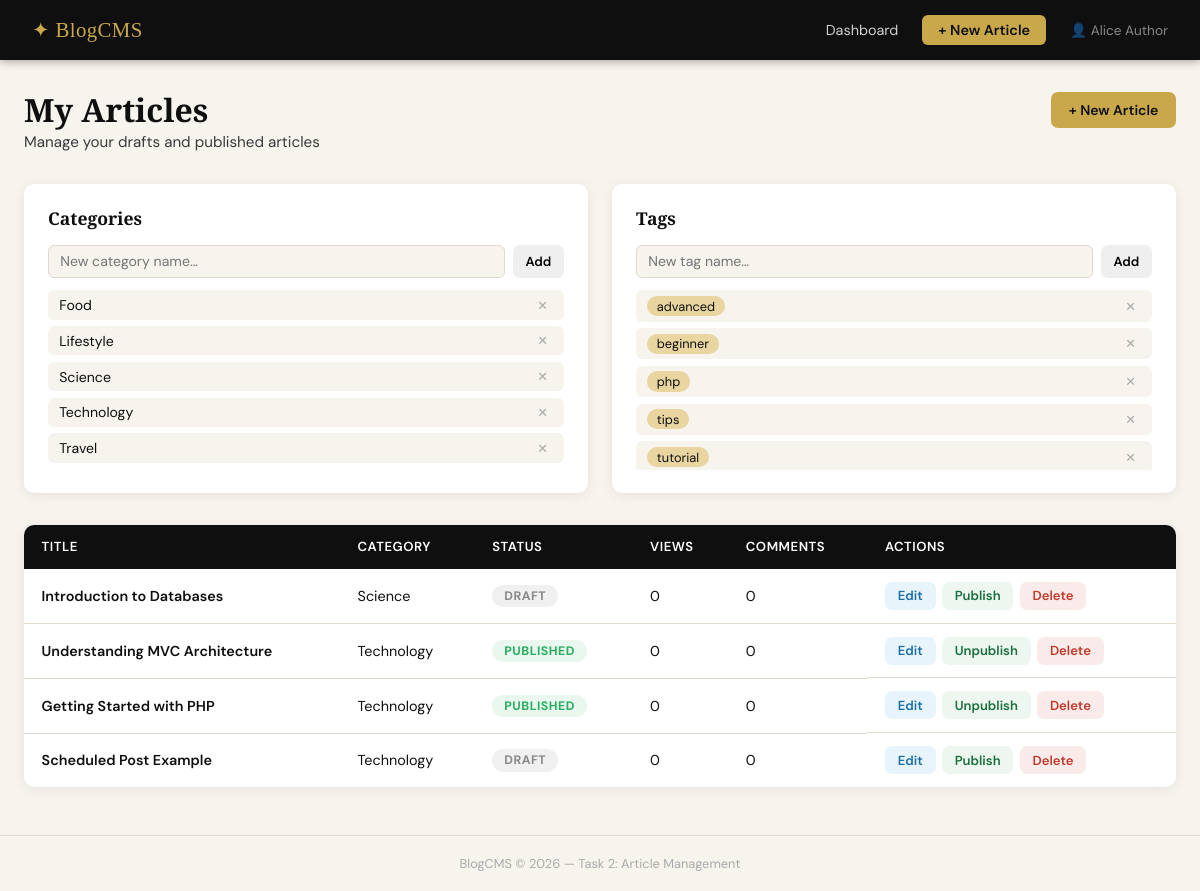
/controllers/ArticleController.php?action=dashboard (signed in), run on the app's committed database.
### tables this page shows
CREATE TABLE IF NOT EXISTS categories (
  id   INT AUTO_INCREMENT PRIMARY KEY,
  name VARCHAR(100) NOT NULL UNIQUE
);

CREATE TABLE IF NOT EXISTS tags (
  id   INT AUTO_INCREMENT PRIMARY KEY,
  name VARCHAR(100) NOT NULL UNIQUE
);

CREATE TABLE IF NOT EXISTS articles (
  id                  INT AUTO_INCREMENT PRIMARY KEY,
  author_id           INT NOT NULL,
  category_id         INT,
  title               VARCHAR(255) NOT NULL,
  body                TEXT         NOT NULL,
  featured_image_path VARCHAR(255),
  status              ENUM('draft','published') NOT NULL DEFAULT 'draft',
  publish_at          DATETIME,
  view_count          INT NOT NULL DEFAULT 0,
  created_at          DATETIME NOT NULL DEFAULT CURRENT_TIMESTAMP,
  FOREIGN KEY (author_id)   REFERENCES users(id)      ON DELETE CASCADE,
  FOREIGN KEY (category_id) REFERENCES categories(id) ON DELETE SET NULL
);

### config/database.php (called while the page is built, shortened)
<?php
function getDB(): PDO {
    static $pdo = null;
    if ($pdo === null) {
        $dsn = "mysql:host=" . DB_HOST . ";port=" . DB_PORT
             . ";dbname=" . DB_NAME . ";charset=" . DB_CHARSET;
        $options = [
            PDO::ATTR_ERRMODE            => PDO::ERRMODE_EXCEPTION,
            PDO::ATTR_DEFAULT_FETCH_MODE => PDO::FETCH_ASSOC,
            PDO::ATTR_EMULATE_PREPARES   => false,
        ];
        try {
            $pdo = new PDO($dsn, DB_USER, DB_PASS, $options);
        } catch (PDOException $e) {
            http_response_code(500);
            die(json_encode(['error' => 'Database connection failed: ' . $e->getMessage()]));
        }
    }
    return $pdo;
}

### models/CategoryModel.php (called while the page is built, shortened)
<?php
require_once __DIR__ . '/../config/database.php';
class CategoryModel {
    private PDO $db;
    public function __construct() {
        $this->db = getDB();
    }
    public function getAll(): array {
        return $this->db->query("SELECT * FROM categories ORDER BY name")->fetchAll();
    }
}

### models/TagModel.php (called while the page is built, shortened)
<?php
require_once __DIR__ . '/../config/database.php';
class TagModel {
    private PDO $db;
    public function __construct() {
        $this->db = getDB();
    }
    public function getAll(): array {
        return $this->db->query("SELECT * FROM tags ORDER BY name")->fetchAll();
    }
}

### models/ArticleModel.php (called while the page is built, shortened)
<?php
require_once __DIR__ . '/../config/database.php';
class ArticleModel {
    private PDO $db;
    public function __construct() {
        $this->db = getDB();
    }
    public function getAllByAuthor(int $authorId): array {
        $stmt = $this->db->prepare(
            "SELECT a.*, c.name AS category_name,
                    COUNT(DISTINCT cm.id) AS comment_count
             FROM articles a
             LEFT JOIN categories c ON a.category_id = c.id
             LEFT JOIN comments  cm ON cm.article_id = a.id
             WHERE a.author_id = ?
             GROUP BY a.id
             ORDER BY a.created_at DESC"
        );
        $stmt->execute([$authorId]);
        return $stmt->fetchAll();
    }
}

### views/articles/dashboard.php (the view, shortened to what this page needs)
<?php require __DIR__ . '/../layouts/header.php'; ?>
<div class="page-header">
  <div>
    <h1 class="page-title">My Articles</h1>
    <p class="page-sub">Manage your drafts and published articles</p>
  </div>
  <a href="ArticleController.php?action=create" class="btn btn-primary">+ New Article</a>
</div>
<div class="taxonomy-grid">
  <div class="taxonomy-card">
    <h2 class="taxonomy-title">Categories</h2>
    <form class="taxonomy-form" id="cat-form">
      <input type="text" id="cat-name" placeholder="New category name…" required />
      <button type="submit" class="btn btn-sm">Add</button>
    </form>
    <ul class="taxonomy-list" id="cat-list">
      <?php foreach ($categories as $cat): ?>
      <li data-id="<?= $cat['id'] ?>">
        <span><?= htmlspecialchars($cat['name']) ?></span>
        <button class="del-btn del-cat" data-id="<?= $cat['id'] ?>">✕</button>
      </li>
      <?php endforeach; ?>
    </ul>
  </div>
  <div class="taxonomy-card">
    <h2 class="taxonomy-title">Tags</h2>
    <form class="taxonomy-form" id="tag-form">
      <input type="text" id="tag-name" placeholder="New tag name…" required />
      <button type="submit" class="btn btn-sm">Add</button>
    </form>
    <ul class="taxonomy-list" id="tag-list">
      <?php foreach ($tags as $tag): ?>
      <li data-id="<?= $tag['id'] ?>">
        <span class="tag-pill"><?= htmlspecialchars($tag['name']) ?></span>
        <button class="del-btn del-tag" data-id="<?= $tag['id'] ?>">✕</button>
      </li>
      <?php endforeach; ?>
    </ul>
  </div>
</div>
<div class="table-card">
  <table class="articles-table">
    <thead>
      <tr>
        <th>Title</th>
        <th>Category</th>
        <th>Status</th>
        <th>Views</th>
        <th>Comments</th>
        <th>Actions</th>
      </tr>
    </thead>
    <tbody id="articles-tbody">
      <?php if (empty($articles)): ?>
      <tr><td colspan="6" class="empty-row">No articles yet. <a href="ArticleController.php?action=create">Create one!</a></td></tr>
      <?php else: ?>
      <?php foreach ($articles as $a): ?>
      <tr id="row-<?= $a['id'] ?>">
        <td class="article-title-cell"><?= htmlspecialchars($a['title']) ?></td>
        <td><?= htmlspecialchars($a['category_name'] ?? '—') ?></td>
        <td>
          <span class="status-badge status-<?= $a['status'] ?>" id="badge-<?= $a['id'] ?>">
            <?= ucfirst($a['status']) ?>
          </span>
        </td>
        <td><?= (int)$a['view_count'] ?></td>
        <td><?= (int)$a['comment_count'] ?></td>
        <td class="action-cell">
          <a href="ArticleController.php?action=edit&id=<?= $a['id'] ?>" class="btn btn-sm btn-edit">Edit</a>
          <button class="btn btn-sm btn-toggle"
                  id="toggle-<?= $a['id'] ?>"
                  data-id="<?= $a['id'] ?>"
                  data-status="<?= $a['status'] ?>">
            <?= $a['status'] === 'published' ? 'Unpublish' : 'Publish' ?>
          </button>
          <button class="btn btn-sm btn-danger del-article" data-id="<?= $a['id'] ?>">Delete</button>
        </td>
      </tr>
      <?php endforeach; ?>
      <?php endif; ?>
    </tbody>
  </table>
</div>
<?php require __DIR__ . '/../layouts/footer.php'; ?>

### public/css/style.css (style rules this page uses)
*, *::before, *::after { box-sizing: border-box; margin: 0; padding: 0; }
:root { --ink: #0f0f0f; --ink-soft: #3a3a3a; --cream: #f7f3ed; --white: #ffffff; --gold: #c9a84c; --gold-light: #e8d5a0; --sage: #8a9e7b; --red: #c0392b; --red-light: #f9ebea; --green: #27ae60; --green-light:#e9f7ef; --border: #e0d9d0; --shadow: 0 2px 12px rgba(0,0,0,.08); --radius: 10px; --font-head: 'Playfair Display', Georgia, serif; --font-body: 'DM Sans', system-ui, sans-serif; }
html { font-size: 16px; }
body { font-family: var(--font-body); background: var(--cream); color: var(--ink); min-height: 100vh; display: flex; flex-direction: column; }
.page-header { display: flex; align-items: flex-start; justify-content: space-between; margin-bottom: 2rem; flex-wrap: wrap; gap: 1rem; }
.page-title { font-family: var(--font-head); font-size: 2rem; color: var(--ink); line-height: 1.1; }
.page-sub { color: var(--ink-soft); margin-top: .3rem; font-size: .95rem; }
.btn { display: inline-flex; align-items: center; gap: .4rem; border: none; border-radius: 7px; cursor: pointer; font-family: var(--font-body); font-weight: 600; font-size: .88rem; padding: .55rem 1.1rem; text-decoration: none; transition: opacity .15s, transform .1s; }
.btn-primary { background: var(--gold); color: var(--ink); }
.btn-edit { background: #e8f4fb; color: #1a6fa3; }
.btn-toggle { background: #eef6f0; color: #1a6f3c; }
.btn-danger { background: var(--red-light); color: var(--red); }
.btn-sm { padding: .35rem .8rem; font-size: .82rem; }
.taxonomy-grid { display: grid; grid-template-columns: 1fr 1fr; gap: 1.5rem; margin-bottom: 2rem; }
.taxonomy-card { background: var(--white); border-radius: var(--radius); box-shadow: var(--shadow); padding: 1.4rem 1.5rem; }
.taxonomy-title { font-family: var(--font-head); font-size: 1.1rem; margin-bottom: .9rem; color: var(--ink); }
.taxonomy-form { display: flex; gap: .5rem; margin-bottom: .8rem; }
.taxonomy-form input { flex: 1; border: 1.5px solid var(--border); border-radius: 6px; padding: .4rem .7rem; font-size: .88rem; font-family: var(--font-body); background: var(--cream); color: var(--ink); outline: none; transition: border-color .2s; }
.taxonomy-list { list-style: none; display: flex; flex-direction: column; gap: .4rem; max-height: 180px; overflow-y: auto; }
.taxonomy-list li { display: flex; align-items: center; justify-content: space-between; background: var(--cream); border-radius: 6px; padding: .35rem .7rem; font-size: .88rem; animation: fadeIn .25s ease; }
.tag-pill { background: var(--gold-light); color: var(--ink); border-radius: 20px; padding: .1rem .6rem; font-size: .8rem; }
.del-btn { background: none; border: none; color: #aaa; cursor: pointer; font-size: .8rem; padding: .1rem .3rem; border-radius: 4px; transition: background .15s, color .15s; }
.table-card { background: var(--white); border-radius: var(--radius); box-shadow: var(--shadow); overflow-x: auto; }
.articles-table { width: 100%; border-collapse: collapse; font-size: .9rem; }
.articles-table thead { background: var(--ink); color: var(--white); }
.articles-table th { padding: .85rem 1.1rem; text-align: left; font-weight: 600; font-size: .82rem; letter-spacing: .04em; text-transform: uppercase; }
.articles-table td { padding: .8rem 1.1rem; border-bottom: 1px solid var(--border); vertical-align: middle; }
.articles-table tbody tr:last-child td { border-bottom: none; }
.article-title-cell { font-weight: 600; max-width: 260px; }
.action-cell { display: flex; gap: .4rem; flex-wrap: wrap; }
.status-badge { display: inline-block; border-radius: 20px; padding: .2rem .75rem; font-size: .77rem; font-weight: 700; letter-spacing: .04em; text-transform: uppercase; }
.status-published { background: var(--green-light); color: var(--green); }
.status-draft { background: #f0f0f0; color: #888; }

### data on the page
categories: name "Food"
categories: name "Lifestyle"
categories: name "Science"
categories: name "Technology"
categories: name "Travel"
tags: name "advanced"
tags: name "beginner"
tags: name "php"
tags: name "tips"
tags: name "tutorial"
articles: title "Introduction to Databases", category.name "Science", status "DRAFT", view_count "0", comment_count "0", shows "Publish"
articles: title "Understanding MVC Architecture", category.name "Technology", status "PUBLISHED", view_count "0", comment_count "0", shows "Unpublish"
articles: title "Getting Started with PHP", category.name "Technology", status "PUBLISHED", view_count "0", comment_count "0", shows "Unpublish"
articles: title "Scheduled Post Example", category.name "Technology", status "DRAFT", view_count "0", comment_count "0", shows "Publish"

### other printed values
$_SESSION['name'] "Alice Author"
